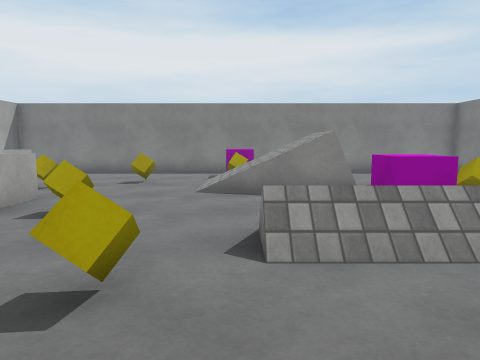
View 1 (above)

15 first-person views from a walk through a Unity game level. The camera is 1.2 m above the floor, tilts 6° down and sees 70° across. The floor is counted in squares, 1 m on a side. Each view is taken from the middle of a square. On the plan, view 1 faces up. The plan holds only what a view shows up to about 14 squares ahead; the rest is blank. The player character is not drawn. Surface patterns are stand-ins for the level's own textures.

View 2
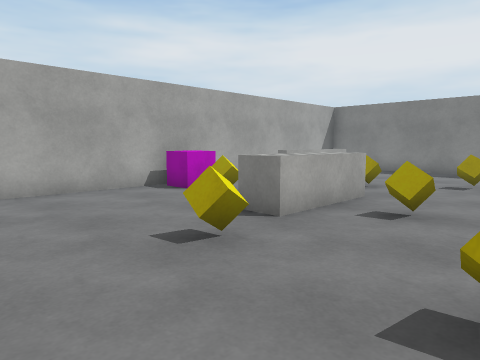

View 3
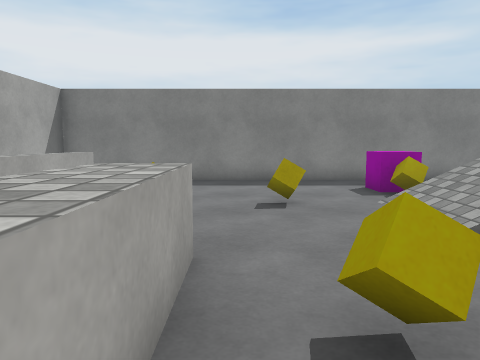

View 4
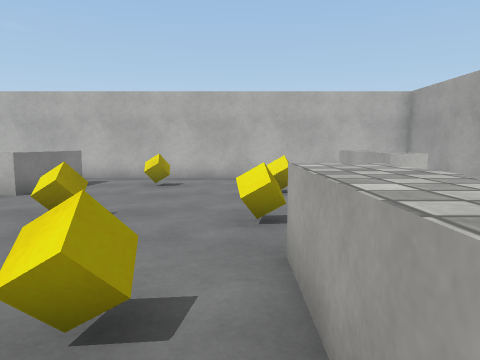

View 5
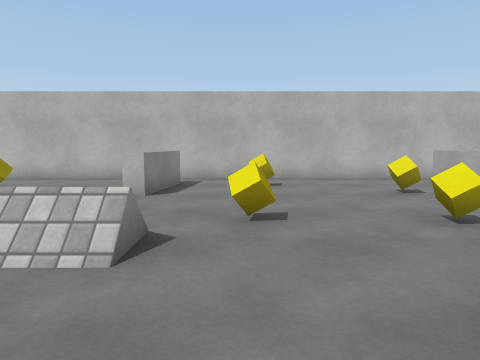

View 6
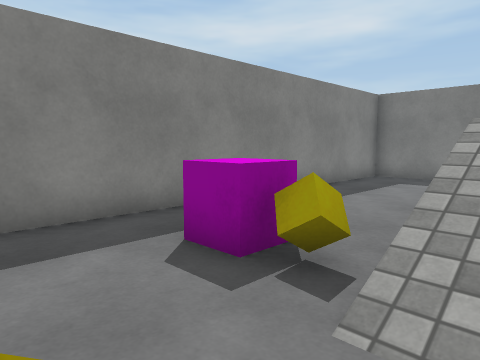

View 7
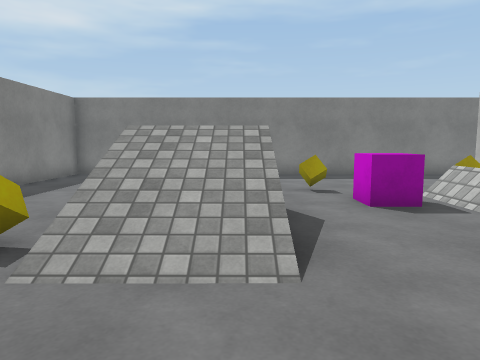

View 8
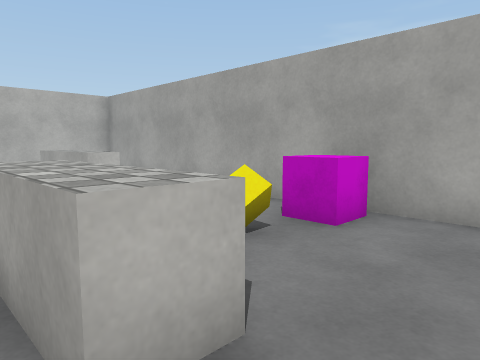

View 9
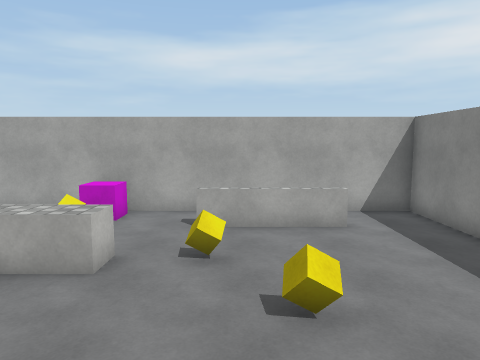

View 10
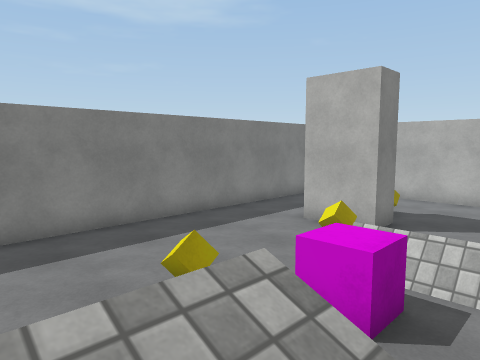

View 11
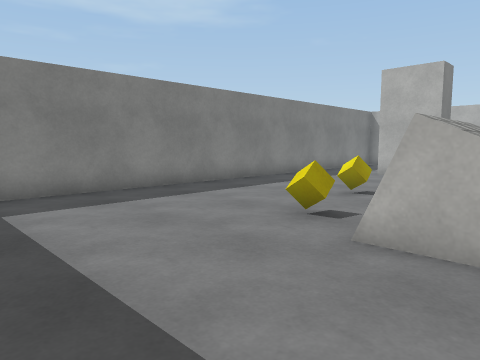

View 12
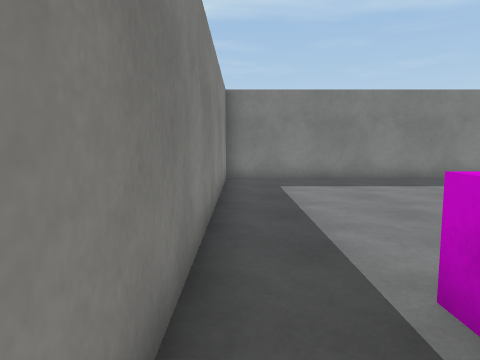

View 13
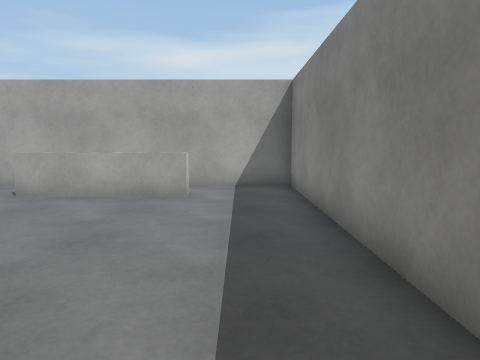

View 14
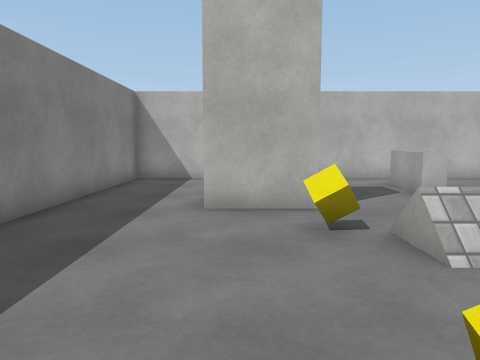

View 15
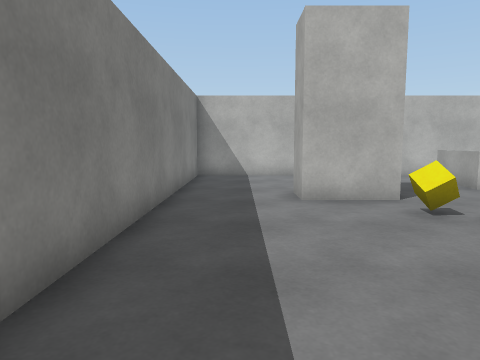

### Floor plan
Key: @ floor where view 1 was taken; # wall or solid block; . floor; / step, stairs or slope; = window, fence, low wall or low ledge; ^ raised ledge; v drop or lower ground; C cube; Y yellow cube; B block.
Columns run from 10 left of view 1 to 10 right of it. Each row starts with its distance up from view 1.
 16 #####################
 15 #...................#
 14 #...................#
 13 #.=.......C.........#
 12 # =.......Y.........#
 11 # =....Y.///vB......#
 10 # =....../ / BY.....#
  9 #.=..Y.../   B......#
  8 #...................#
  7 #....^.........Y....#
  6 #C.Y ^.Y.....C......#
  5 #..  ^..............#
  4 #.........=///=.....#
  3 #.....Y..Y.....Y....#
  2 #..............##...#
  1 #..............##...#
  0 # ^^.Y....@^=.......#
 -1 # ^^.......^...Y....#
 -2 #  ^....Y..^........#
 -3 # ^.................#
 -4 #####################

Where each view was taken, in squares from view 1:
view 1: 0 up, 0 right, facing up
view 2: 0 up, 1 left, facing up-left
view 3: 4 up, 4 left, facing up
view 4: 8 up, 4 left, facing down
view 5: 8 up, 1 left, facing down
view 6: 10 up, 3 left, facing up-right
view 7: 9 up, 4 left, facing right
view 8: 9 up, 4 left, facing down-left
view 9: 10 up, 1 right, facing left
view 10: 10 up, 1 right, facing down-right
view 11: 15 up, 1 right, facing down-right
view 12: 15 up, 2 left, facing right
view 13: 14 up, 0 right, facing left
view 14: 8 up, 6 right, facing down
view 15: 9 up, 8 right, facing down
